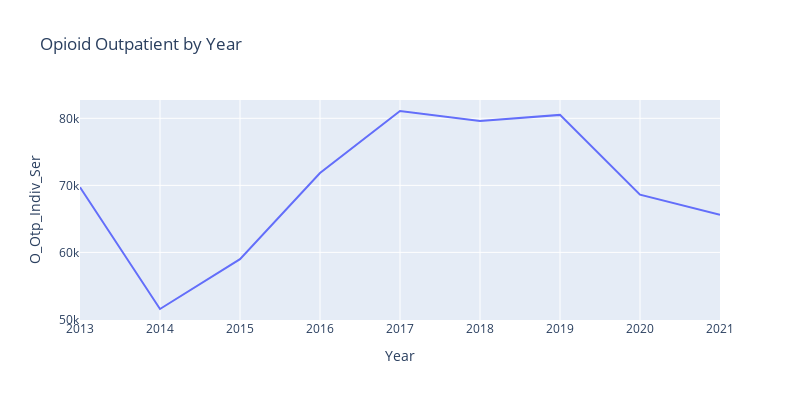

Notebook code cell kept with this figure:
### Code cell
df_plot = DA[['Year','O_Otp_Indiv_Ser']].groupby(['Year']).sum().reset_index()
fig = px.line(df_plot, x="Year", y="O_Otp_Indiv_Ser", title='Opioid Outpatient by Year', width=800, height=400)
fig.show()

### Figure 1 — Plotly figure (JSON) as saved in the notebook; plotly's stock layout.template omitted (floating-point values rounded to 4 significant figures)
{"data": [{"hovertemplate": "Year=%{x}<br>O_Otp_Indiv_Ser=%{y}<extra></extra>", "legendgroup": "", "line": {"color": "#636efa", "dash": "solid"}, "marker": {"symbol": "circle"}, "mode": "lines", "name": "", "orientation": "v", "showlegend": false, "type": "scatter", "x": [2013, 2014, 2015, 2016, 2017, 2018, 2019, 2020, 2021], "xaxis": "x", "y": [69730.0, 51560.0, 58990.0, 71850.0, 81090.0, 79590.0, 80510.0, 68620.0, 65600.0], "yaxis": "y"}], "layout": {"height": 400, "legend": {"tracegroupgap": 0}, "title": {"text": "Opioid Outpatient by Year"}, "width": 800, "xaxis": {"anchor": "y", "domain": [0, 1], "title": {"text": "Year"}}, "yaxis": {"anchor": "x", "domain": [0, 1], "title": {"text": "O_Otp_Indiv_Ser"}}}}
